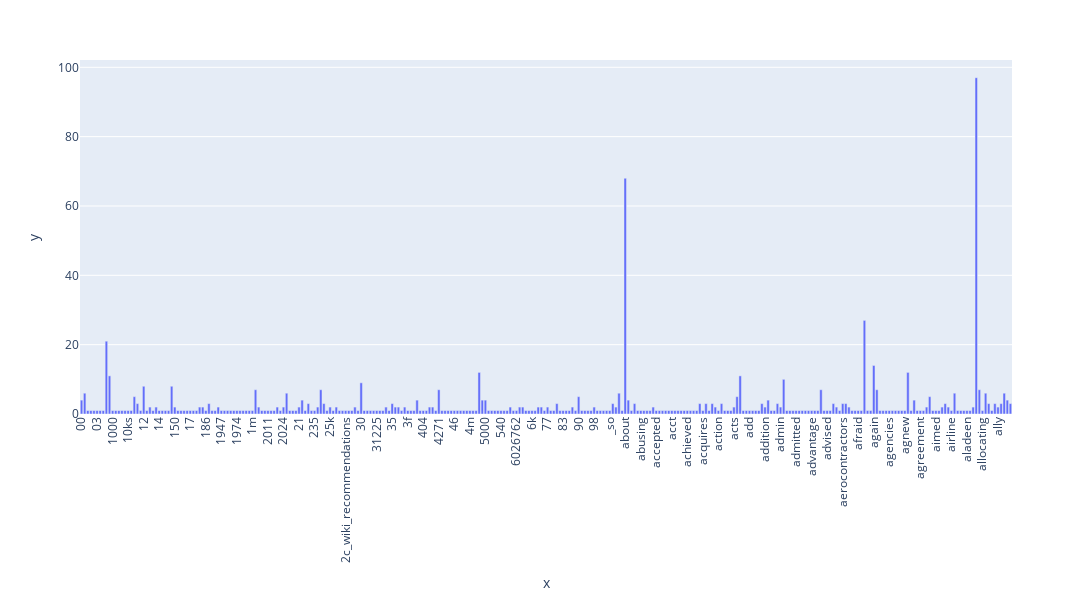

Write notebook code for a chart like this one.
### Markdown cell above
### >>> **Exercise 12:**
If you want a nicer interactive visualization here, I would encourage you try to install and use plotly to achieve this.

### Code cell
# Answer here
import plotly.express as px
import plotly.graph_objects as go

fig = px.bar(
    x=count_vect.get_feature_names_out()[:300],
    y=term_frequencies[:300],
)

fig.update_layout(
    width=1200,
    height=600,
    xaxis_tickangle=-90,
)

fig.show()

### Figure 1 — Plotly figure (JSON) as saved in the notebook; plotly's stock layout.template omitted (floating-point values rounded to 4 significant figures; data arrays with more than 128 entries replaced by an {"elided": "..."} marker saying what was removed)
{"data": [{"hovertemplate": "x=%{x}<br>y=%{y}<extra></extra>", "legendgroup": "", "marker": {"color": "#636efa", "pattern": {"shape": ""}}, "name": "", "orientation": "v", "showlegend": false, "textposition": "auto", "type": "bar", "x": {"elided": "300 str values"}, "xaxis": "x", "y": {"elided": "300 int values"}, "yaxis": "y"}], "layout": {"barmode": "relative", "height": 600, "legend": {"tracegroupgap": 0}, "margin": {"t": 60}, "width": 1200, "xaxis": {"anchor": "y", "domain": [0, 1], "tickangle": -90, "title": {"text": "x"}}, "yaxis": {"anchor": "x", "domain": [0, 1], "title": {"text": "y"}}}}
